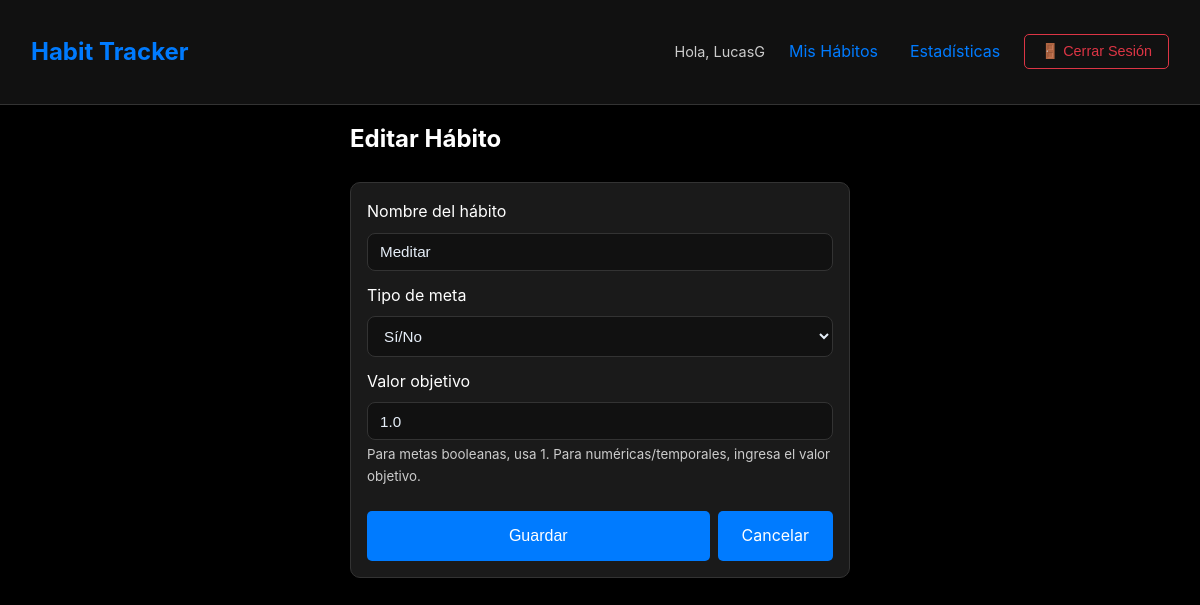
The page /habit/1/edit/ (signed in) on the database its author committed.
### habits/models.py (models this page shows, shortened)
class Habit(models.Model):
    GOAL_TYPES = [
        ('boolean', 'Sí/No'),
        ('numeric', 'Numérico'),
        ('time', 'Tiempo'),
    ]
    user = models.ForeignKey(User, on_delete=models.CASCADE)
    name = models.CharField(max_length=200)
    goal_type = models.CharField(max_length=10, choices=GOAL_TYPES, default='boolean')
    target = models.FloatField(default=1.0)
    created_at = models.DateTimeField(auto_now_add=True)
    timer_state = models.CharField(max_length=20, default='stopped')  # stopped, running, paused
    timer_started_at = models.DateTimeField(null=True, blank=True)
    accumulated_time = models.FloatField(default=0.0)  # tiempo acumulado en segundos
    last_paused_at = models.DateTimeField(null=True, blank=True)

### habits/views.py (the view)
# urls.py: path('habit/<int:pk>/edit/', views.habit_edit, name='habit_edit'),
@login_required
def habit_edit(request, pk):
    habit = get_object_or_404(Habit, pk=pk, user=request.user)
    if request.method == 'POST':
        form = HabitForm(request.POST, instance=habit)
        if form.is_valid():
            form.save()
            messages.success(request, 'Hábito actualizado exitosamente!')
            return redirect('habit_list')
    else:
        form = HabitForm(instance=habit)
    return render(request, 'habits/habit_form.html', {'form': form})

### habits/forms.py
class HabitForm(forms.ModelForm):
    class Meta:
        model = Habit
        fields = ['name', 'goal_type', 'target']
        widgets = {
            'name': forms.TextInput(attrs={
                'class': 'form-control',
                'placeholder': 'Nombre del hábito'
            }),
            'goal_type': forms.Select(attrs={'class': 'form-control'}),
            'target': forms.NumberInput(attrs={
                'class': 'form-control',
                'step': '0.1'
            }),
        }
    def __init__(self, *args, **kwargs):
        super().__init__(*args, **kwargs)
        self.fields['target'].required = False

### templates/habits/habit_form.html (shortened to what this page needs)
{% extends 'base.html' %}
{% block content %}
<div style="max-width: 500px; margin: 0 auto;">
    <h2 style="margin-bottom: 1.5rem;">
        {% if form.instance.pk %}Editar{% else %}Nuevo{% endif %} Hábito
    </h2>
    <div class="card">
        <form method="post">
            <div class="form-group">
                <label style="display: block; margin-bottom: 0.5rem;">Nombre del hábito</label>
                {{ form.name }}
            </div>
            <div class="form-group">
                <label style="display: block; margin-bottom: 0.5rem;">Tipo de meta</label>
                {{ form.goal_type }}
            </div>
            <div class="form-group">
                <label style="display: block; margin-bottom: 0.5rem;">Valor objetivo</label>
                {{ form.target }}
                <small style="color: #ccc; display: block; margin-top: 0.25rem;">
                    Para metas booleanas, usa 1. Para numéricas/temporales, ingresa el valor objetivo.
                </small>
            </div>
            <div style="display: flex; gap: 0.5rem; margin-top: 1.5rem;">
                <button type="submit" class="btn" style="flex: 1;">Guardar</button>
                <a href="{% url 'habit_list' %}" class="btn btn-outline">Cancelar</a>
            </div>
        </form>
    </div>
</div>
{% endblock %}

### templates/base.html (shortened to what this page needs)
<!DOCTYPE html>
{% load static %}
<html lang="es">
<head>
</head>
<body>
    <div class="header">
        <div class="container">
            <div class="nav">
                <div class="brand">Habit Tracker</div>
                <div class="nav-menu" id="navMenu">
                    {% if user.is_authenticated %}
                        <div class="user-info">
                            <span class="username">Hola, {{ user.username }}</span>
                            <a href="{% url 'habit_list' %}">Mis Hábitos</a>
                            <a href="{% url 'statistics' %}">Estadísticas</a>
                            <form method="post" action="{% url 'logout' %}">
                                <button type="submit" class="logout-btn">🚪 Cerrar Sesión</button>
                            </form>
                        </div>
                    {% else %}
                        <a href="{% url 'login' %}">Ingresar</a>
                        <a href="{% url 'register' %}">Registrarse</a>
                    {% endif %}
                </div>
            </div>
        </div>
    </div>
    <div class="container">
        {% block content %}
        {% endblock %}
    </div>
</body>
</html>

### templates/base.html (style rules this page uses)
* { margin: 0; padding: 0; box-sizing: border-box; }
body { background-color: #000; color: #fff; font-family: -apple-system, BlinkMacSystemFont, 'Segoe UI', Roboto, sans-serif; line-height: 1.6; min-height: 100vh; }
.container { max-width: 100%; padding: 15px; margin: 0 auto; }
.header { background-color: #111; padding: 1rem; border-bottom: 1px solid #333; position: sticky; top: 0; z-index: 1000; }
.nav { display: flex; justify-content: space-between; align-items: center; position: relative; }
.brand { font-size: 1.5rem; font-weight: bold; color: #007bff; z-index: 1001; }
.nav-menu { display: flex; gap: 1rem; align-items: center; }
.nav-menu a { color: #007bff; text-decoration: none; padding: 0.5rem; transition: color 0.3s ease; }
.logout-btn { background: transparent; border: 1px solid #dc3545; color: #dc3545; padding: 0.5rem 1rem; border-radius: 5px; cursor: pointer; font-size: 0.9rem; transition: all 0.3s ease; }
.user-info { display: flex; align-items: center; gap: 1rem; }
.username { color: #ccc; font-size: 0.9rem; }
.card { background-color: #1a1a1a; border-radius: 10px; padding: 1rem; margin-bottom: 1rem; border: 1px solid #333; }
.card .form-control, .card input[type="text"], .card input[type="password"], .card input[type="email"], .card input[type="number"], .card select, .card textarea { width: 100%; padding: 0.6rem 0.75rem; background: #111; border: 1px solid #333; border-radius: 8px; color: #e6eef8; font-size: 0.95rem; outline: none; transition: border-color .15s ease, box-shadow .15s ease; }
.card .form-group { margin-bottom: 0.75rem; }
.card .form-control::placeholder { color: #777; }
.btn { display: inline-block; padding: 0.75rem 1.5rem; background-color: #007bff; color: white; text-decoration: none; border-radius: 5px; border: none; font-size: 1rem; cursor: pointer; text-align: center; transition: all 0.3s ease; }

### rows shown on the page
Habit: name "Meditar", goal_type "Sí/No", target "1.0"

### other values the page prints
{{ user.username }} "LucasG"
